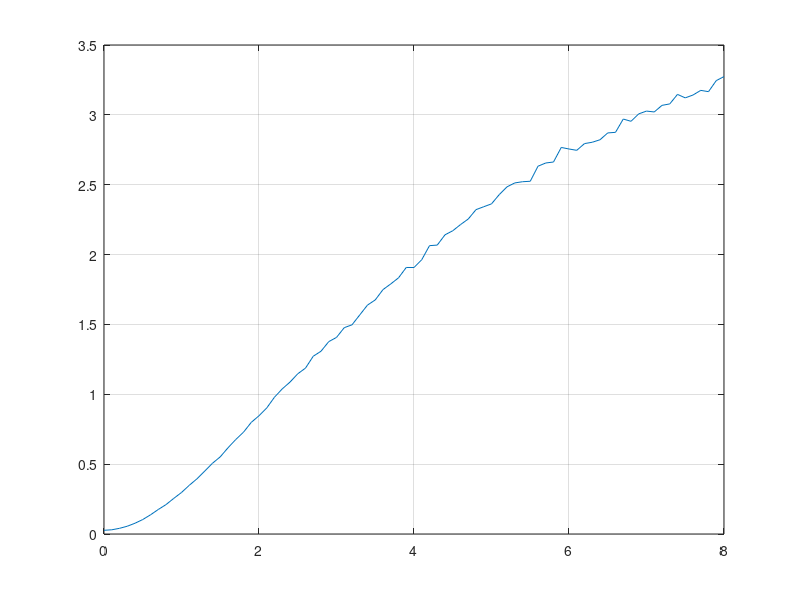

Recreate this plot in MATLAB.
clc
clear all


Xn         = 1+6*rand(10000,1);   %random X location used for generating the H matrix
Yn         = 1+4*rand(10000,1);   %random Y location used for generating the H matrix
Zn         = rand(10000,1);       
Zn(1:1:end)= 1.5;                 % Z location is the same
Trans     = [Xn,Yn,Zn]; 
Signal    = [Xn,Yn];

Pt        = -5 ; %dbm

Receivers = [0 0 3;0 6 3;8 6 3];  %Receiver positions

XnN        = 1+6*rand(10000,1);   %random new X location used for generating the estimation
YnN        = 1+4*rand(10000,1);   %random new Y location used for generating the estimation
ZnN        = rand(10000,1);        
ZnN(1:1:end)= 1.5;                %Z is the same at all locations
TransN     = [XnN,YnN,ZnN];
SignalN    = [XnN,YnN];

D= zeros(10000,length(Receivers)); 
for i=1:1:length(Xn)               % calculating the distance between each random location and the receivers to get 3 distances for each random location
                                   % because we have 3 receivers
     d   = [sqrt(sum((Trans(i,:)-Receivers(1,:)).^2)) sqrt(sum((Trans(i,:)-Receivers(2,:)).^2)) sqrt(sum((Trans(i,:)-Receivers(3,:)).^2))];
     D(i,:)= d;
end

DN= zeros(10000,length(Receivers));
for i=1:1:length(XnN)            % calculating the distance between each new random location and the receivers to get 3 distances for each random location
                                 % because we have 3 receivers
    dN   = [sqrt(sum((TransN(i,:)-Receivers(1,:)).^2)) sqrt(sum((TransN(i,:)-Receivers(2,:)).^2)) sqrt(sum((TransN(i,:)-Receivers(3,:)).^2))];
    DN(i,:)= dN;
end

Signal_mean  =[Signal(:,1)-mean(Signal(:,1)) , Signal(:,2)-mean(Signal(:,2))];
Signal_meanN =[SignalN(:,1)-mean(SignalN(:,1)) , SignalN(:,2)-mean(SignalN(:,2))];

count=2;   %enter 1 for pathlos graph and 2 for shadowing graph

if count ==1
std = 4;
X_sigmadb  = normrnd(0,std,10000,3);           %shadowing for the first power calculations
X_sigmadbn = normrnd(0,std,10000,3);           %shadowing for the new power calculations (used for estimation)
Loop       = 2.7:0.1:4;                        % note that when looping on path loss we have only 2 shadowings during all the loops
else
pathloss=3;
Loop=0:0.1:8;                                 % note that when looping on shadowing we have we have to generate 2 new shadowing every loop as the
end                                           % standard deviation change

mse=[];
for temp=Loop
 
 %% first step is to get the H matrix with the first generated random locations   
if count==2
   std=temp;
   X_sigmadb = normrnd(0,std,10000,3);  
   X_sigmadbn= normrnd(0,std,10000,3);
else
   pathloss=temp;
end
    
Obs      = Pt - (10*pathloss*log10(D)) + X_sigmadb;                                       %1st power calculation
Obs_mean = [Obs(:,1)-mean(Obs(:,1)) Obs(:,2)-mean(Obs(:,2)) Obs(:,3)-mean(Obs(:,3))];     %getting the mean

R_xy =[];
R_xy =[mean(Signal_mean(:,1).*Obs_mean(:,1)) mean(Signal_mean(:,1).*Obs_mean(:,2)) mean(Signal_mean(:,1).*Obs_mean(:,3));
       mean(Signal_mean(:,2).*Obs_mean(:,1)) mean(Signal_mean(:,2).*Obs_mean(:,2)) mean(Signal_mean(:,2).*Obs_mean(:,3))];
    


R_x =[];
R_x =[mean(Obs_mean(:,1).*Obs_mean(:,1)) mean(Obs_mean(:,1).*Obs_mean(:,2)) mean(Obs_mean(:,1).*Obs_mean(:,3));
      mean(Obs_mean(:,2).*Obs_mean(:,1)) mean(Obs_mean(:,2).*Obs_mean(:,2)) mean(Obs_mean(:,2).*Obs_mean(:,3));
      mean(Obs_mean(:,3).*Obs_mean(:,1)) mean(Obs_mean(:,3).*Obs_mean(:,2)) mean(Obs_mean(:,3).*Obs_mean(:,3))];


R_x  =R_x/10000;       
R_xy =R_xy/10000;   

H    =R_xy * inv(R_x);
%% Second step is to use the H matrix on new location with new power to get their estimation (as if your testing the H matrix)

ObsN = Pt - (10*pathloss*log10(DN)) + X_sigmadbn;
Obs_meanN = [ObsN(:,1)-mean(ObsN(:,1)) ObsN(:,2)-mean(ObsN(:,2)) ObsN(:,3)-mean(ObsN(:,3))];

Est  = Obs_meanN*H';

mse  = [mse mean(sum((Signal_meanN-Est).^2,2))];     
end

%% plotting
figure()
plot(Loop,mse)
grid on 